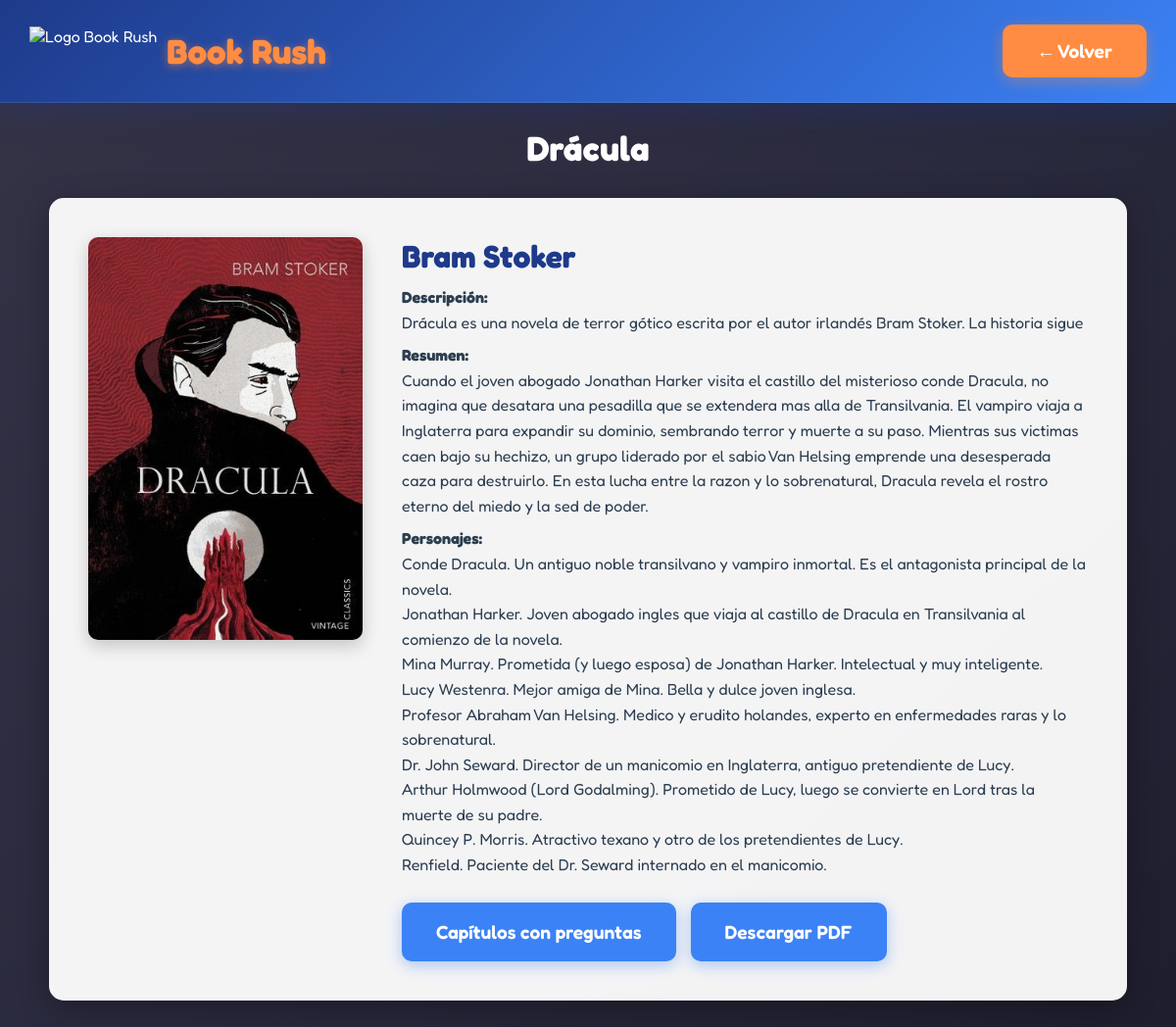
The page /detalle_libros/detalle_libro.php?id=2 on the database its author committed.
### tables this page shows
CREATE TABLE `libros` (
  `id_libro` int(11) NOT NULL,
  `titulo` varchar(100) NOT NULL,
  `AUTOR` varchar(100) NOT NULL,
  `descripcion` text NOT NULL,
  `imagen` varchar(100) NOT NULL,
  `archivo` varchar(100) NOT NULL,
  `resumen` text NOT NULL,
  `personajes` text NOT NULL,
  `categoria` varchar(100) NOT NULL,
  `imagen2` varchar(100) NOT NULL
);

### detalle_libros/detalle_libro.php (the view, shortened to what this page needs)
<?php
include '../conexion.php';
$id = intval($_GET['id']);
$stmt = $conn->prepare("SELECT * FROM libros WHERE id_libro = ?");
$stmt->bind_param("i", $id);
$stmt->execute();
$result = $stmt->get_result();
$libro = $result->fetch_assoc();
?>
<!DOCTYPE html>
<html lang="es">
<head>
  <link rel="stylesheet" href="../css/detalle_libro.css">
</head>
<body>
  <div class="top-bar">
    <div style="display: flex; align-items: center;">
      <img src="../imagenes/LOGO_BOOK_RUSH.png" alt="Logo Book Rush" style="height: 50px; margin-right: 10px;">
      <h1>Book Rush</h1>
    </div>
    <a href="../index.php" class="btn-volver-top">
      ← Volver
    </a>
  </div>
  <div class="container">
    <h1 class="page-title"><?= htmlspecialchars($libro['titulo']) ?></h1>
    <div class="detalle-container">
      <img src="../<?= htmlspecialchars($libro['imagen2']) ?>" alt="<?= htmlspecialchars($libro['titulo']) ?>">
      <div class="detalle-texto">
        <h2><?= htmlspecialchars($libro['AUTOR']) ?></h2>
        <p><strong>Descripción:</strong><br><?= nl2br(htmlspecialchars($libro['descripcion'])) ?></p>
        <?php if (!empty($libro['resumen'])): ?>
          <p><strong>Resumen:</strong><br><?= nl2br(htmlspecialchars($libro['resumen'])) ?></p>
        <?php endif; ?>
        <?php if (!empty($libro['personajes'])): ?>
          <p><strong>Personajes:</strong><br><?= nl2br(htmlspecialchars($libro['personajes'])) ?></p>
        <?php endif; ?>
        <div class="botones">
          <a href="../mapa_capitulos/mapa_capitulos.php?id_libro=<?= $libro['id_libro'] ?>">
            Capítulos con preguntas
          </a>
          <?php if (!empty($libro['archivo'])): ?>
            <a href="../libros/<?= htmlspecialchars($libro['archivo']) ?>" target="_blank">
              Descargar PDF
            </a>
          <?php else: ?>
            <span class="btn-disabled">PDF no disponible</span>
          <?php endif; ?>
        </div>
      </div>
    </div>
  </div>
</body>
</html>

### css/detalle_libro.css (style rules this page uses)
* { box-sizing: border-box; margin: 0; padding: 0; }
body { font-family: 'Fredoka', sans-serif; background: linear-gradient(135deg, #353346ff 0%, #2a2a3e 50%, #1e1e2e 100%) fixed; background-attachment: fixed; color: #fff; min-height: 100vh; padding: 130px 20px 40px; }
.top-bar { width: 100%; background: linear-gradient(135deg, #1e3a8a 0%, #3b82f6 50%, #60a5fa 100%); background-size: 200% 200%; padding: 25px 30px; display: flex; align-items: center; justify-content: space-between; position: fixed; top: 0; left: 0; z-index: 1100; box-shadow: 0 8px 32px rgba(30, 58, 138, 0.3); backdrop-filter: blur(10px); border-bottom: 1px solid rgba(255, 255, 255, 0.1); animation: slideDown 0.8s ease-out, topBarMove 6s ease-in-out infinite; overflow: hidden; min-height: 100px; }
.top-bar h1 { font-size: 35px; color: #ff8c42; font-family: 'Fredoka', sans-serif; text-shadow: 0 2px 10px rgba(255, 140, 66, 0.5); animation: glowTitle 3s ease-in-out infinite alternate; margin: 0; }
.btn-volver-top { background: #ff8c42; color: white; border: none; padding: 15px 35px; border-radius: 10px; cursor: pointer; font-weight: 600; font-size: 1.2em; text-decoration: none; font-family: 'Fredoka', sans-serif; transition: all 0.3s ease; display: inline-block; box-shadow: 0 4px 15px rgba(255, 140, 66, 0.4); }
.container { max-width: 1100px; margin: 0 auto; }
.page-title { text-align: center; font-size: 2.2em; margin-bottom: 30px; color: #fff; }
.detalle-container { background: rgba(255, 255, 255, 0.95); color: #2c3e50; padding: 40px; border-radius: 15px; box-shadow: 0 8px 32px rgba(0, 0, 0, 0.3); display: flex; gap: 40px; align-items: flex-start; }
.detalle-container img { width: 280px; border-radius: 10px; box-shadow: 0 6px 18px rgba(0, 0, 0, 0.2); }
.detalle-texto { flex: 1; }
.detalle-texto h2 { font-size: 2em; margin-bottom: 10px; color: #1e3a8a; }
.detalle-texto p { margin: 8px 0; line-height: 1.6; }
.botones { display: flex; gap: 15px; margin-top: 25px; flex-wrap: wrap; }
.botones a, .botones span { background: #3b82f6; color: white; border: none; padding: 18px 35px; border-radius: 10px; cursor: pointer; font-weight: 600; font-size: 1.2em; text-decoration: none; font-family: 'Fredoka', sans-serif; transition: all 0.3s ease; display: inline-block; box-shadow: 0 4px 15px rgba(59, 130, 246, 0.4); }

### rows shown on the page
libros: titulo "Drácula", imagen2 (picture), AUTOR "Bram Stoker", descripcion "Drácula es una novela de terror gótico escrita por el autor irlandés Bram Stoker. La historia sigue", resumen "Cuando el joven abogado Jonathan Harker visita el castillo del misterioso conde Dracula, no imagina que desatara una pesadilla que se extendera mas alla de Transilvania. El vampiro viaja a Inglaterra para expandir su dominio, sembrando terror y muerte a su paso. Mientras sus victimas caen bajo su hechizo, un grupo liderado por el sabio Van Helsing emprende una desesperada caza para destruirlo. En esta lucha entre la razon y lo sobrenatural, Dracula revela el rostro eterno del miedo y la sed de poder.", personajes "Conde Dracula. Un antiguo noble transilvano y vampiro inmortal. Es el antagonista principal de la novela. Jonathan Harker. Joven abogado ingles que viaja al castillo de Dracula en Transilvania al comienzo de la novela. Mina Murray. Prometida (y luego esposa) de Jonathan Harker. Intelectual y muy inteligente. Lucy Westenra. Mejor amiga de Mina. Bella y dulce joven inglesa. Profesor Abraham Van Helsing. Medico y erudito holandes, experto en enfermedades raras y lo sobrenatural. Dr. John Seward. Director de un manicomio en Inglaterra, antiguo pretendiente de Lucy. Arthur Holmwood (Lord Godalming). Prometido de Lucy, luego se convierte en Lord tras la muerte de su padre. Quincey P. Morris.…"
